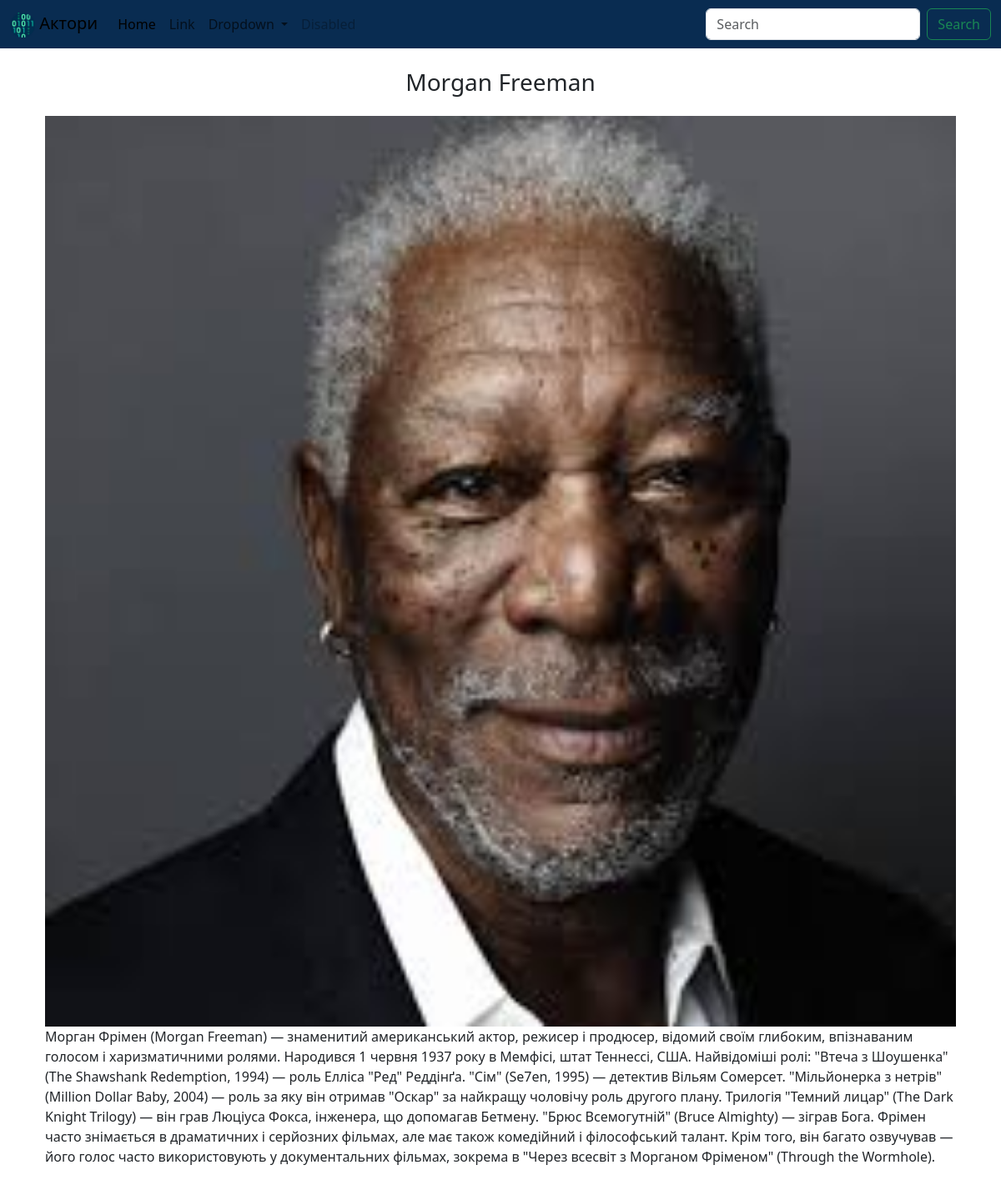
The app's page /article/2, older data.
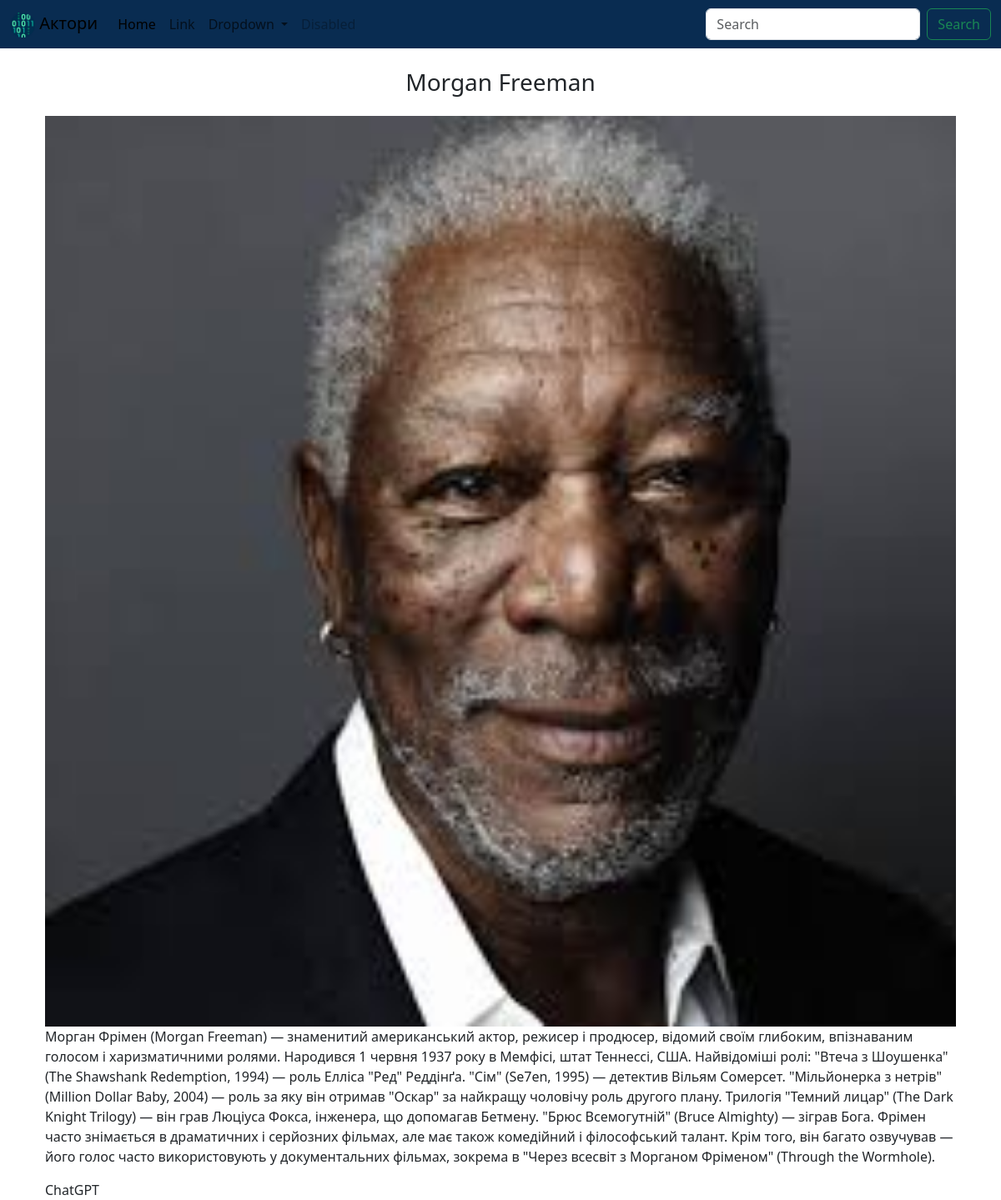
The same page, newer data.
### tables this page shows
CREATE TABLE articles (
    id INTEGER PRIMARY KEY AUTOINCREMENT,
    title TEXT NOT NULL,
    text TEXT,
    author TEXT NOT NULL,
    image TEXT,
    created TEXT DEFAULT CURRENT_TIMESTAMP, 
    category_id INTEGER REFERENCES categories(id)
);

### app.py (the view)
@app.route("/article/<int:article_id>")  # Вказуємо url-адресу для виклику функції
def article_page(article_id):
    article = get_article(article_id)
    return render_template("article_page.html", article=article)  # html-сторінка, що повертається у браузер

### sql_sripts.py (called while the page is built)
def get_article(article_id):
    conn = sqlite3.connect('blog.db')
    cursor = conn.cursor()
    cursor.execute('SELECT * FROM articles WHERE id=?', [article_id])
    articles = cursor.fetchone()
    conn.close()
    return articles

### templates/article_page.html
{% extends 'base.html' %}
{% block content %}
    <main class="container">
        <h3 class="card-title my-4 text-center">{{article[1]}}</h3>
        <img src="{{ url_for('static', filename=article[4])}}" class="card-img-top" alt="...">
        <p class="card-text">{{article[2]}}</p>
        <p class="card-text">{{article[3]}}</p>
    </main>
{% endblock content %}

### templates/base.html (shortened to what this page needs)
<!DOCTYPE html>
<html lang="en">
<head>
    <link href="https://cdn.jsdelivr.net/npm/bootstrap@5.3.3/dist/css/bootstrap.min.css" rel="stylesheet">
    <link rel="stylesheet" href="{{ url_for('static', filename='style.css')}}">
</head>
<body>
    <nav class="navbar navbar-expand-lg">
        <div class="container-fluid">
          <a class="navbar-brand" href="#">
            <img src="{{ url_for('static', filename= 'img/binary-code_2115955.png')}}" width="30" height="30">
            Актори
          </a>
          <div class="collapse navbar-collapse" id="navbarSupportedContent">
            <ul class="navbar-nav me-auto mb-2 mb-lg-0">
              <li class="nav-item">
                <a class="nav-link active" aria-current="page" href="#">Home</a>
              </li>
              <li class="nav-item">
                <a class="nav-link" href="#">Link</a>
              </li>
              <li class="nav-item dropdown">
                <a class="nav-link dropdown-toggle" href="#" role="button" data-bs-toggle="dropdown" aria-expanded="false">
                  Dropdown
                </a>
              </li>
              <li class="nav-item">
                <a class="nav-link disabled" aria-disabled="true">Disabled</a>
              </li>
            </ul>
            <form class="d-flex" role="search">
              <input class="form-control me-2" type="search" placeholder="Search" aria-label="Search">
              <button class="btn btn-outline-success" type="submit">Search</button>
            </form>
          </div>
        </div>
      </nav>
    <main class="container">
      {% block content %}
      {% endblock content %}
    </main>
</body>
</html>

### static/style.css (style rules this page uses)
nav { background: #092c51; }

Row changes from the older to the newer data that the page shows:
changed articles "Morgan Freeman": author (not shown) → "ChatGPT"
